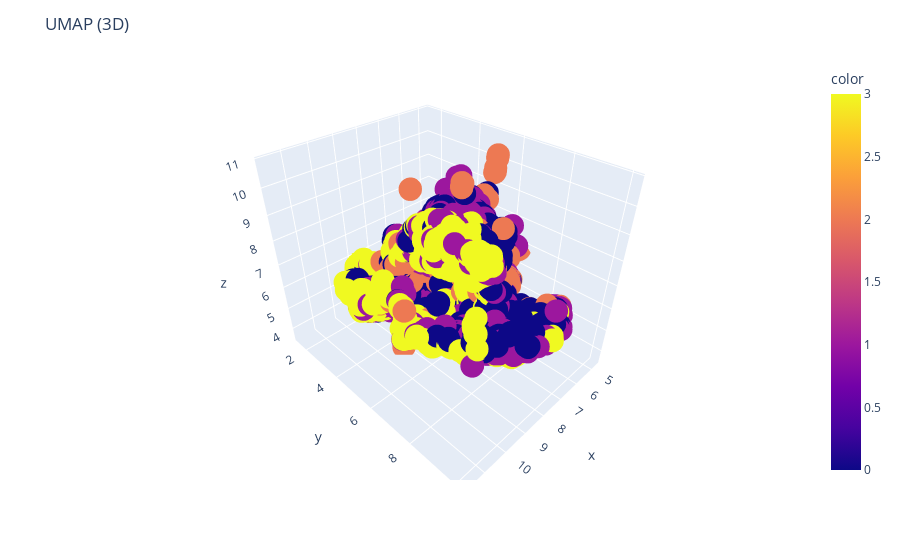

This figure's notebook cell:
### Code cell
plot_umap_images_3d_plotly(images,labels)

### Figure 1 — Plotly figure (JSON) as saved in the notebook; plotly's stock layout.template omitted (floating-point values rounded to 4 significant figures; data arrays with more than 128 entries replaced by an {"elided": "..."} marker saying what was removed)
{"data": [{"hovertemplate": "x=%{x}<br>y=%{y}<br>z=%{z}<br>color=%{marker.color}<extra></extra>", "legendgroup": "", "marker": {"color": {"elided": "3096 int values"}, "coloraxis": "coloraxis", "symbol": "circle"}, "mode": "markers", "name": "", "scene": "scene", "showlegend": false, "type": "scatter3d", "x": {"elided": "3096 float values"}, "y": {"elided": "3096 float values"}, "z": {"elided": "3096 float values"}}], "layout": {"coloraxis": {"colorbar": {"title": {"text": "color"}}, "colorscale": [[0, "#0d0887"], [0.1111, "#46039f"], [0.2222, "#7201a8"], [0.3333, "#9c179e"], [0.4444, "#bd3786"], [0.5556, "#d8576b"], [0.6667, "#ed7953"], [0.7778, "#fb9f3a"], [0.8889, "#fdca26"], [1, "#f0f921"]]}, "legend": {"tracegroupgap": 0}, "margin": {"t": 60}, "scene": {"domain": {"x": [0, 1], "y": [0, 1]}, "xaxis": {"title": {"text": "x"}}, "yaxis": {"title": {"text": "y"}}, "zaxis": {"title": {"text": "z"}}}, "title": {"text": "UMAP (3D)"}}}
